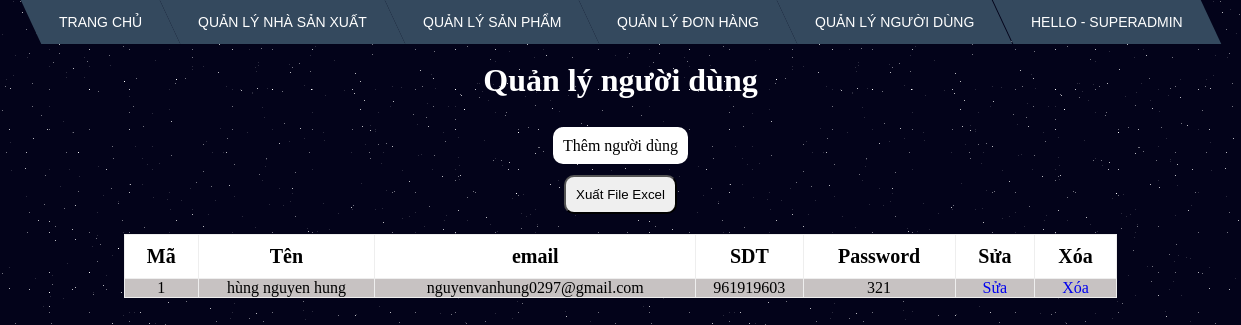
Before: /admin/customers/index.php (signed in) with the older database file.
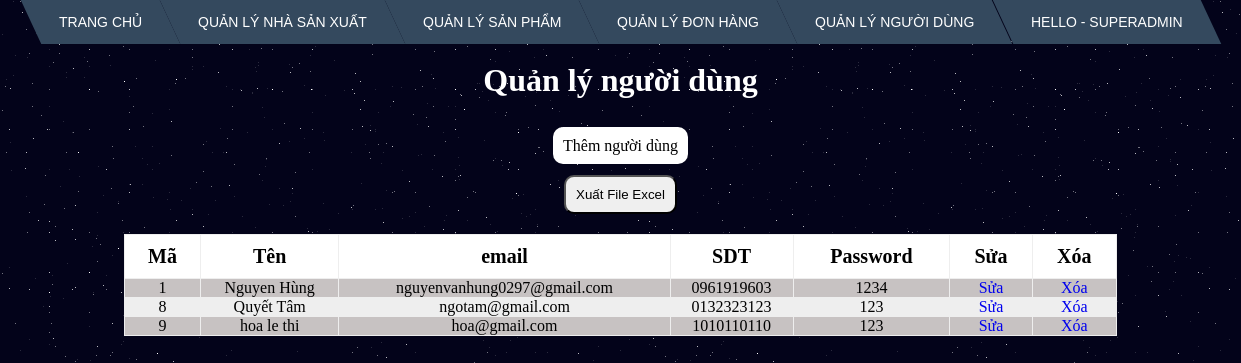
After: the same page with the newer database file.
### tables this page shows
CREATE TABLE `customers` (
  `id` int(11) NOT NULL,
  `name` varchar(50) NOT NULL,
  `email` varchar(50) NOT NULL,
  `password` varchar(200) NOT NULL,
  `phone_number` varchar(15) NOT NULL,
  `address` varchar(200) NOT NULL,
  `token` varchar(50) DEFAULT NULL
);

### admin/customers/index.php (the view, shortened to what this page needs)
<!DOCTYPE html>
<html lang="en">
<head>
    <link rel="stylesheet" href="../css/menu.css">
    <link rel="stylesheet" href="../css/table.css">
    <link rel="stylesheet" href="../css/bg-galaxy.css">
</head>
<body>
    <?php include '../menu.php' ?>
    <br>
    <h1>Quản lý người dùng</h1>
    <br>
    <div class="btn"><a href="form_insert.php">Thêm người dùng </a> <br>
        <button class="btn-success" style="padding:10px; border-radius:10px; margin-top:20px">
            Xuất File Excel
        </button>
    </div>
    <?php
    include '../connect.php';
    $sql = 'select * from customers';
    $result = mysqli_query($connect, $sql)
    ?>
    <table border="1" width="100%" id="table2excel">
        <tr>
            <th>Mã</th>
            <th>Tên</th>
            <th>email</th>
            <th>SDT</th>
            <th>Password</th>
            <th>Sửa</th>
            <th>Xóa</th>
        </tr>
        <?php foreach ($result as $each) : ?>
            <tr>
                <td> <?php echo $each['id'] ?></td>
                <td> <?php echo $each['name'] ?></td>
                <td> <?php echo $each['email'] ?></td>
                <td> <?php echo $each['phone_number'] ?></td>
                <td> <?php echo $each['password'] ?></td>
                <td>
                    <a href="form_update.php?id=<?php echo $each['id'] ?> ">
                        Sửa
                    </a>
                </td>
                <td>
                    <a href="delete.php?id=<?php echo $each['id'] ?>">
                        Xóa
                    </a>
                </td>
            </tr>
        <?php endforeach ?>
    </table>
</body>
</html>

Changed rows visible on the page:
changed customers "nguyenvanhung0297@gmail.com": name "hùng nguyen hung" → "Nguyen Hùng"; phone_number "961919603" → "0961919603"; password "321" → "1234"
added customers: id "8", name "Quyết Tâm", email "ngotam@gmail.com", phone_number "0132323123", password "123"
added customers: id "9", name "hoa le thi", email "hoa@gmail.com", phone_number "1010110110", password "123"
